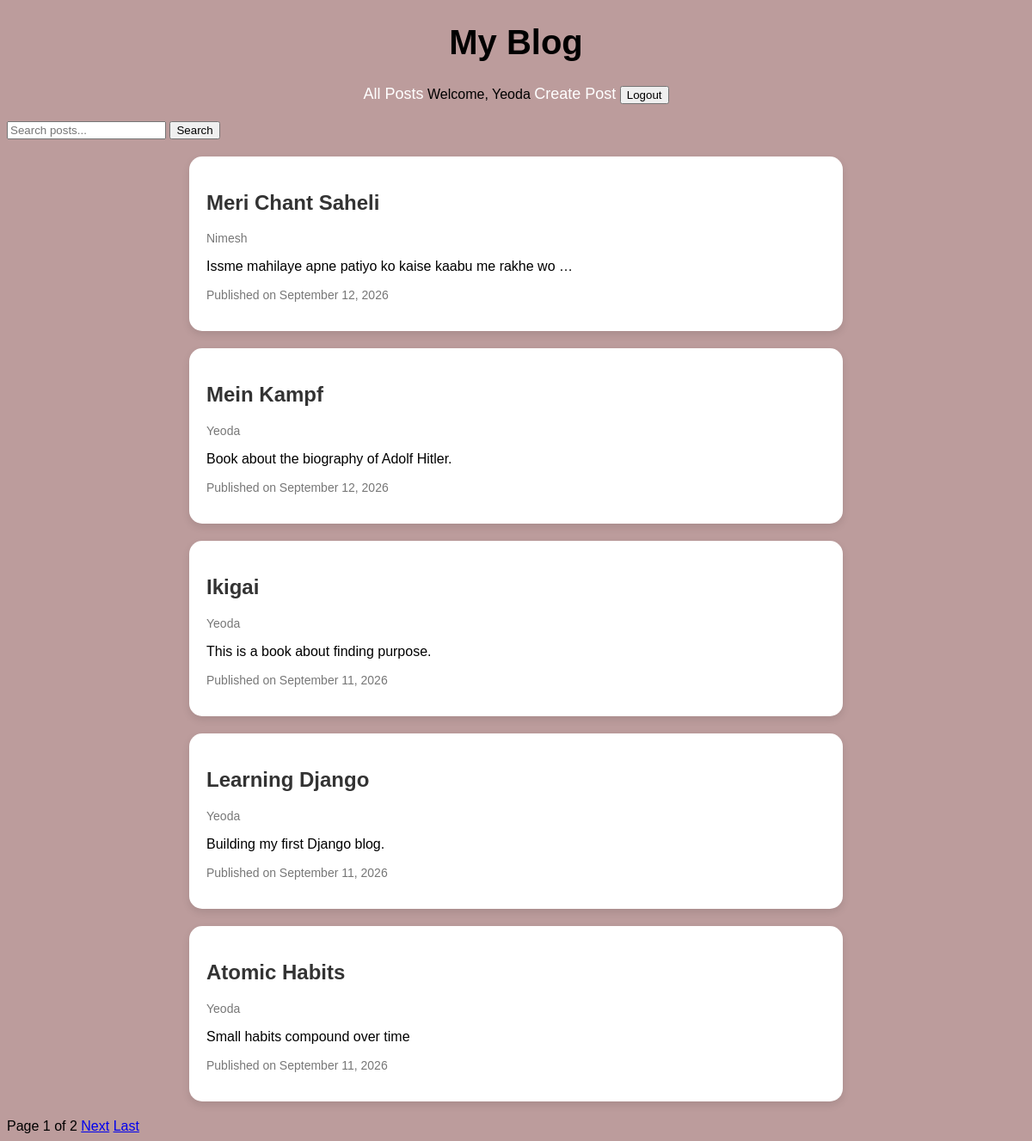
The page /posts/ (signed in) on the database its author committed.
### posts/models.py (models this page shows, shortened)
class Post(models.Model):
    title = models.CharField(max_length=200)
    content = models.TextField()
    author = models.ForeignKey(User, on_delete=models.CASCADE)
    created_at = models.DateTimeField(auto_now_add=True)
    updated_at = models.DateTimeField(auto_now=True)

### posts/views.py (the view)
# urls.py: path("", views.post_list, name="post_list"),
def post_list(request):
    query = request.GET.get("q", "")
    posts = Post.objects.select_related("author").order_by("-created_at")
    if query:
        posts = posts.filter(Q(title__icontains=query) | Q(content__icontains=query))
    paginator = Paginator(posts, 5)
    page_number = request.GET.get("page")
    page_obj = paginator.get_page(page_number)
    return render(request, "posts/post_list.html", {"page_obj": page_obj, "query": query,})

### posts/templates/posts/post_list.html (shortened to what this page needs)
{% extends "posts/base.html" %}
{% block bodycontent %}
<form method="get">
    <input type="text" name="q" placeholder="Search posts..." value="{{ query }}">
    <button type="submit">Search</button>
</form>
{% if page_obj.object_list %}
    <div class="posts-container">
    {% for post in page_obj %}
        <div class="post">
            <h2><a href="{% url 'post_detail' post.id %}">{{ post.title }}</a></h2>
            <p class="meta">{{ post.author.username}}</p>
            <p>{{ post.content|truncatewords:10 }}</p>
            <p class="meta">Published on {{ post.created_at|date:"F j, Y" }}</p>
        </div>
    {% endfor %}
    </div>
    <div class="pagination">
        <span>
            Page {{ page_obj.number }} of {{ page_obj.paginator.num_pages }}
        </span>
        {% if page_obj.has_next %}
            <a href="?q={{ query }}&page={{ page_obj.next_page_number }}">Next</a>
            <a href="?q={{ query }}&page={{ page_obj.paginator.num_pages }}">Last</a>
        {% endif %}
    </div>
{% else %}
    <p>No posts found</p>
{% endif %}
{% endblock %}

### posts/templates/posts/base.html (shortened to what this page needs)
{% load static %}
<!DOCTYPE html>
<html lang="en">
<head>
    <link rel="stylesheet" href="{% static 'posts/style.css' %}">
</head>
<body>
    <h1>My Blog</h1>
    <nav>
        <a href="{% url 'post_list' %}">All Posts</a>
        {% if user.is_authenticated %}
            <span>Welcome, {{ user.username }}</span>
            <a href="{% url 'post_create' %}">Create Post</a>
            <form method="post" action="{% url 'logout' %}" style="display: inline;">
                <button type="submit">Logout</button>
            </form>
        {% else %}
            <a href="{% url 'login' %}">Login</a>
            <a href="{% url 'register' %}">Sign Up</a>
        {% endif %}
    </nav>
    {% block bodycontent %}
    {% endblock %}
</body>
</html>

### posts/static/posts/style.css (style rules this page uses)
body { font-family: Arial, sans-serif; background-color: #bc9c9c; }
.post { background-color: white; padding: 20px; margin: 20px; border-radius: 15px; box-shadow: 0 4px 10px rgba(0, 0, 0, 0.1); }
.posts-container { max-width: 800px; margin: 0 auto; }
h1 { text-align: center; font-size: 40px; }
.post h2 a { text-decoration: none; color: #333; }
.meta { color: #777; font-size: 14px; }
nav { text-align: center; margin-bottom: 20px; }
nav a { color: white; text-decoration: none; font-size: 18px; }

### rows shown on the page
Post: title "Meri Chant Saheli", author.username "Nimesh", content "Issme mahilaye apne patiyo ko kaise kaabu me rakhe wo …", created_at "September 12, 2026"
Post: title "Mein Kampf", author.username "Yeoda", content "Book about the biography of Adolf Hitler.", created_at "September 12, 2026"
Post: title "Ikigai", author.username "Yeoda", content "This is a book about finding purpose.", created_at "September 11, 2026"
Post: title "Learning Django", author.username "Yeoda", content "Building my first Django blog.", created_at "September 11, 2026"
Post: title "Atomic Habits", author.username "Yeoda", content "Small habits compound over time", created_at "September 11, 2026"

### other values the page prints
{{ user.username }} "Yeoda"
{{ page_obj.number }} "1"
{{ page_obj.paginator.num_pages }} "2"
